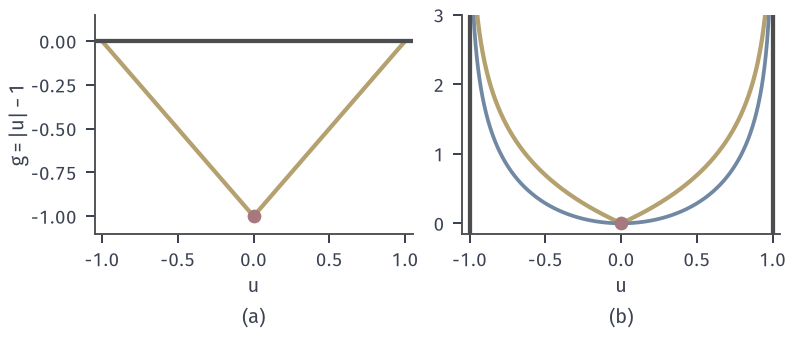

Generate this figure with Python:
from pathlib import Path
import sys
ROOT = next(p for p in Path(__file__).resolve().parents if (p/"build.sh").is_file() and (p/"tex/book.tex").is_file())
sys.path.insert(0, str(ROOT/"figures/05-optimization/06-constrained-optimization/matplotlib/nlipm-common"))
from nlipm import *
OUT = Path(__file__).resolve().parent
# Scalar expansion of a cone constraint has a kink at u=0; the cone barrier does not.
fig, (a, b) = figure(width_mm=112, height_mm=48, ncols=2)
u = np.linspace(-.995, .995, 1001)
a.plot(u, np.abs(u)-1, color=YELLOW, lw=1.7); a.plot([0], [-1], 'o', color=RED, ms=4.5, zorder=6)
a.axhline(0, color=EDGE, lw=1.7); a.set_xlim(-1.05, 1.05); a.set_ylim(-1.1, .15); tag(a, '$u$', '(a)'); a.set_ylabel('$g=|u|-1$', labelpad=1)
b.plot(u, -np.log(1-np.abs(u)), color=YELLOW, lw=1.7); b.plot(u, -np.log(1-u**2), color=BLUE, lw=1.5)
b.plot([0], [0], 'o', color=RED, ms=4.5, zorder=6)
for v in (-1, 1): b.axvline(v, color=EDGE, lw=1.7)
b.set_xlim(-1.05, 1.05); b.set_ylim(-.15, 3); tag(b, '$u$', '(b)')
save(fig, OUT, 'figure', {'t': 1})
